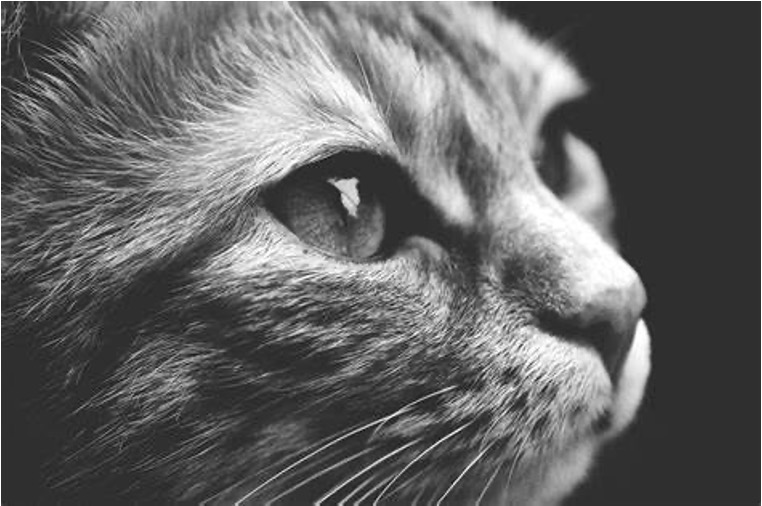
#> input picture Images/Cat.jpg, 762 x 506 px, found by its file name
$ jupyter execute Basics-Image-Transformation.ipynb
#> lines starting #> are read from the running program, lines starting #| are printed output that depends on the picture
## BASIC TRANSFORMATIONS

Simple transformation methods

[cell 1]
#Global variables

black_cat = "https://raw.githubusercontent.com/lcarli/computer_vision/master/Images/Cat.jpg"
color_cat = "https://raw.githubusercontent.com/lcarli/computer_vision/master/Images/Color%20Cat.jpg"

[cell 2]
#BASIC IMPORTS

from pylab import *
from PIL import Image
import requests
from numpy import *

[cell 3]
#Opening image

image = Image.open(requests.get(black_cat, stream=True).raw)
#> image is the input picture: PIL image 762x506 RGB; min 9, max 255, mean 99.9

display(image)

[cell 4]
#Thumbnails
im_thumb = image.thumbnail((128,128))

display(im_thumb)

[cell 5]
#Crop region
box = (100,100,150,150) #(left, upper, right, lower)
im_region = image.crop(box)
#> im_region: PIL image 50x50 RGB; every value is 0

display(im_region)

[cell 6]
#Resize
im_resized = image.resize((128,128))
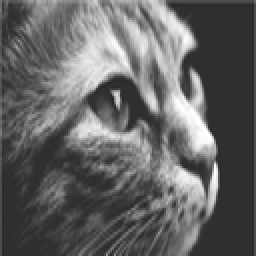
#> im_resized: PIL image 128x128 RGB (shown 2 times larger); min 36, max 255, mean 99.8

display(im_resized)

[cell 7]
#Rotate
im_rotated = image.rotate(45)
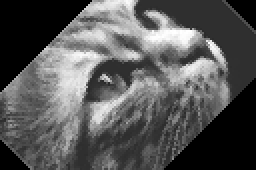
#> im_rotated: PIL image 128x85 RGB (shown 2 times larger); min 0, max 255, mean 87.3

display(im_rotated)

$ run again, with Images/Bicycle.png saved as Images/Cat.jpg
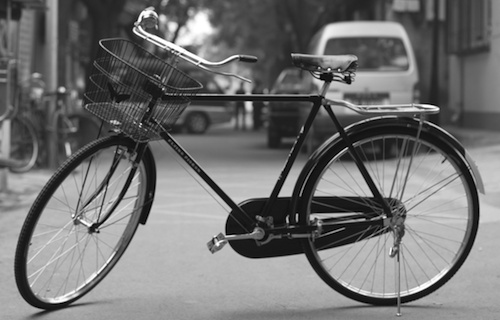
#> input picture Images/Bicycle.png, 500 x 320 px, found by its file name
#> image is the input picture: PIL image 500x320 L; min 0, max 255, mean 114.2
#> im_region: PIL image 50x50 L; every value is 0
#> `im_resized = image.resize((128,128))`:
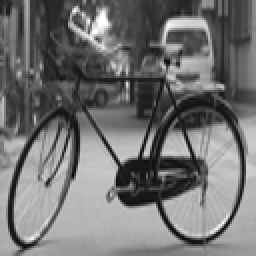
#> im_resized: PIL image 128x128 L (shown 2 times larger); min 6, max 255, mean 114.2
#> `im_rotated = image.rotate(45)`:
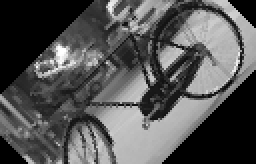
#> im_rotated: PIL image 128x82 L (shown 2 times larger); min 0, max 255, mean 85.5

$ run again, with Images/Dolphin.png saved as Images/Cat.jpg
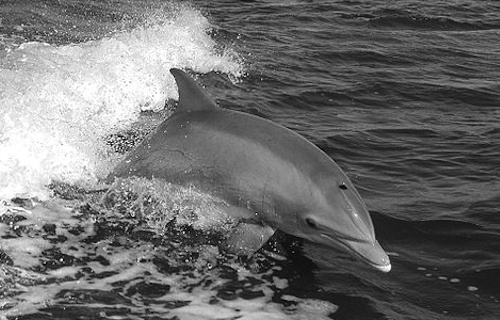
#> input picture Images/Dolphin.png, 500 x 320 px, found by its file name
#> image is the input picture: PIL image 500x320 L; min 0, max 255, mean 109.1
#> im_region: PIL image 50x50 L; every value is 0
#> `im_resized = image.resize((128,128))`:
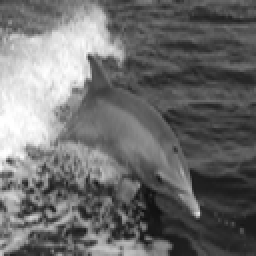
#> im_resized: PIL image 128x128 L (shown 2 times larger); min 16, max 255, mean 109.1
#> `im_rotated = image.rotate(45)`:
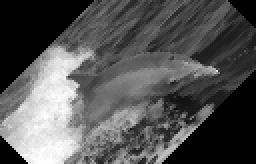
#> im_rotated: PIL image 128x82 L (shown 2 times larger); min 0, max 255, mean 85.6
